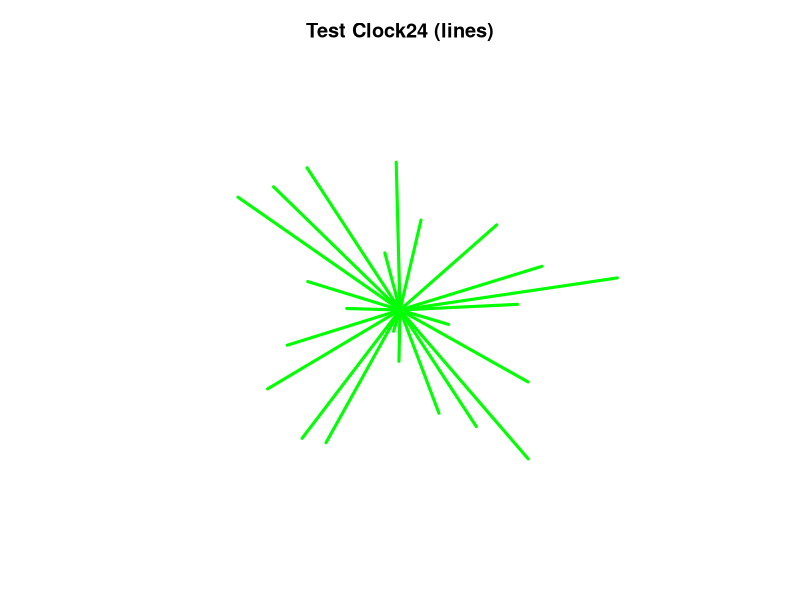
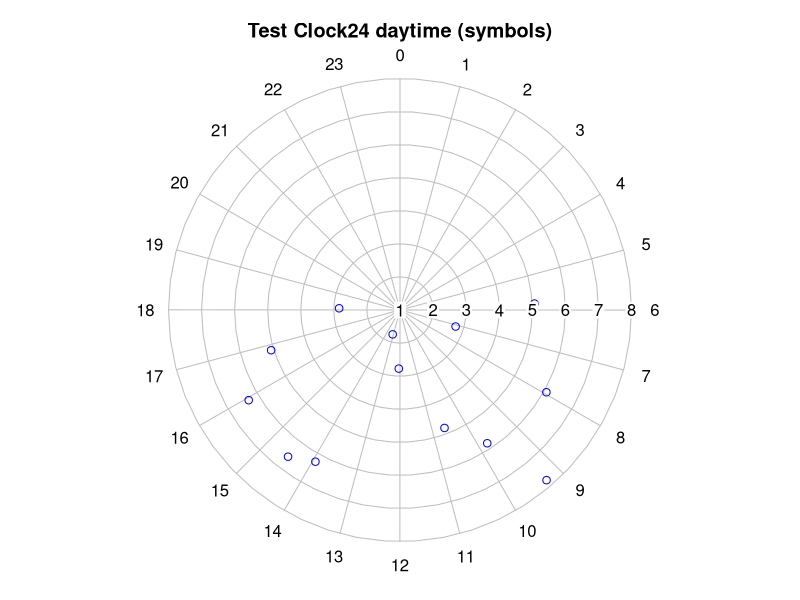

Write the R code that produced these figures, in order.
library(plotrix)


### Name: clock24.plot
### Title: Plot values on a 24 hour "clockface"
### Aliases: clock24.plot
### Keywords: misc

### ** Examples

 testlen<-rnorm(24)*2+5
 testpos<-0:23+rnorm(24)/4
 clock24.plot(testlen,testpos,main="Test Clock24 (lines)",show.grid=FALSE,
  line.col="green",lwd=3)
 if(dev.interactive()) par(ask=TRUE)
 # now do a 'daylight' plot
 oldpar<-clock24.plot(testlen[7:19],testpos[7:19],
  main="Test Clock24 daytime (symbols)",
  point.col="blue",rp.type="s",lwd=3)
 # reset everything
 par(oldpar)
